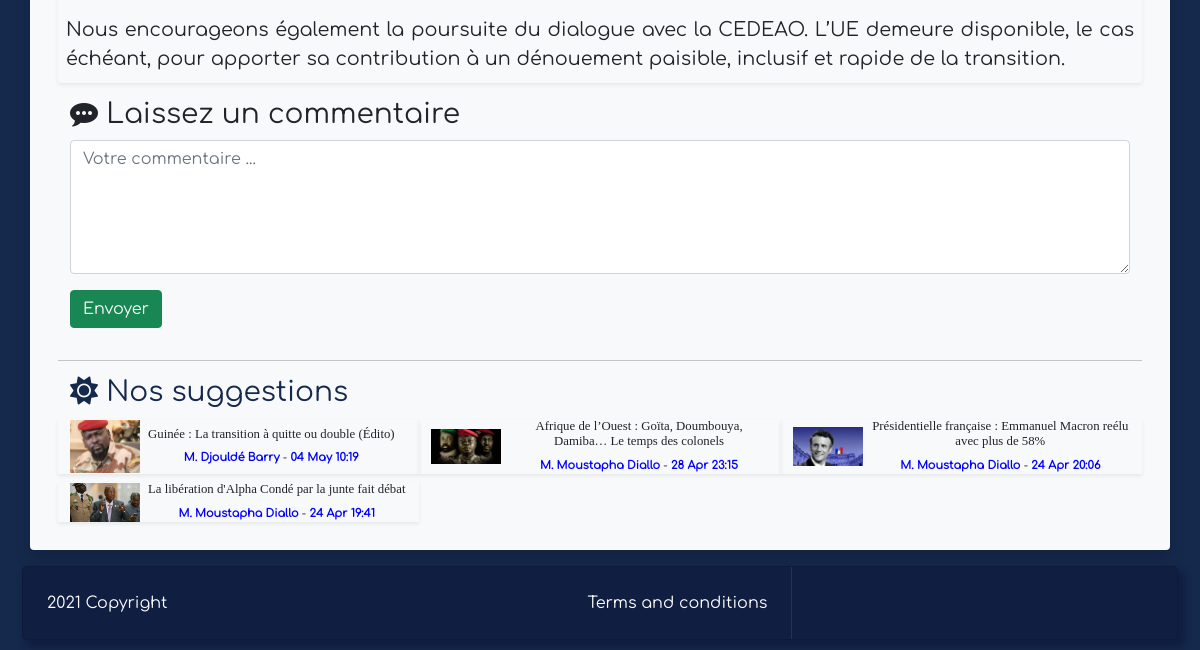
Before: /article.php?id=31 (lower part) with the older database file.
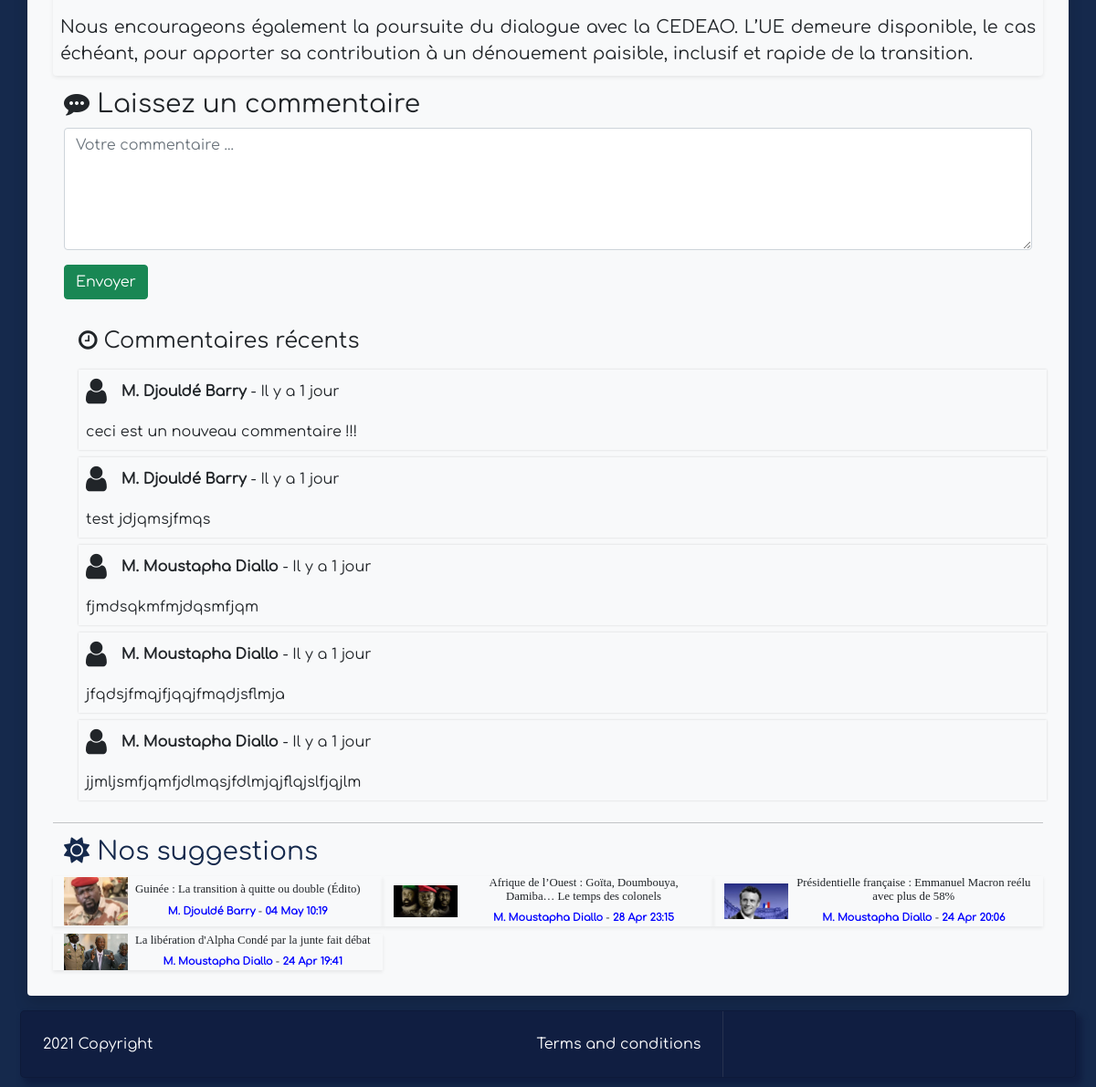
After: the same page with the newer database file.
### tables this page shows
CREATE TABLE `articles` (
  `id` int NOT NULL AUTO_INCREMENT,
  `title` varchar(255) NOT NULL,
  `dateposted` datetime NOT NULL,
  `body` text NOT NULL,
  `imgpath` varchar(100) NOT NULL,
  `cat_id` int NOT NULL,
  `author_id` int NOT NULL,
  PRIMARY KEY (`id`),
  KEY `cat_id` (`cat_id`),
  KEY `fk_author_id_users_id` (`author_id`),
  CONSTRAINT `articles_ibfk_1` FOREIGN KEY (`cat_id`) REFERENCES `categories` (`id`),
  CONSTRAINT `fk_author_id_users_id` FOREIGN KEY (`author_id`) REFERENCES `users` (`id`)
);

CREATE TABLE `users` (
  `id` int NOT NULL AUTO_INCREMENT,
  `name` varchar(100) NOT NULL,
  `username` varchar(20) NOT NULL,
  `password` varchar(20) NOT NULL,
  `email` varchar(100) NOT NULL,
  `role` char(1) NOT NULL DEFAULT '0',
  PRIMARY KEY (`id`),
  UNIQUE KEY `username` (`username`),
  UNIQUE KEY `email` (`email`)
);

CREATE TABLE `comments` (
  `id` int NOT NULL AUTO_INCREMENT,
  `body` text NOT NULL,
  `dateposted` datetime NOT NULL,
  `article_id` int NOT NULL,
  `author_id` int NOT NULL,
  PRIMARY KEY (`id`),
  KEY `fk_comments_article_id_articles_id` (`article_id`),
  KEY `fk_comments_author_id_users_id` (`author_id`),
  CONSTRAINT `fk_comments_article_id_articles_id` FOREIGN KEY (`article_id`) REFERENCES `articles` (`id`) ON DELETE CASCADE,
  CONSTRAINT `fk_comments_author_id_users_id` FOREIGN KEY (`author_id`) REFERENCES `users` (`id`)
);

### config.php (called while the page is built, shortened)
<?php
  $config_imgarticle_folder = "Images/articles";

### functions.php (called while the page is built, shortened)
<?php
function date_duree($from){
  $to = time();
  $from = strtotime($from);
  $diff = ($to - $from);
  if($diff < 3600){
    $duree = sprintf("%d", $diff / 60);
    return "Il y a " . $duree . " minute" . ($duree > 1 ? "s" : "");
  }
  else if($diff < 86400){
    $duree = sprintf("%d", $diff / 3600);
    return "Il y a " . $duree . " heure" . ($duree > 1 ? "s" : "");
  }
  else if($diff < 86400 * 7){
    $duree = sprintf("%d", $diff / 86400);
    return "Il y a " . $duree . " jour" . ($duree > 1 ? "s" : "");
  }
  else if($diff < 86400 * 364.25){
    return date('d M H:i', $from);
  }
  else
    return date('D d M Y H:i', $from);
}

### article.php (the view, shortened to what this page needs)
<?php
    if(!isset($_GET['id'])){
        header("Location:index.php");
    }
    else{
        require "config.php";
        require "functions.php";
        $id = (int)$_GET['id'];
        $db = new mysqli($hname, $uname, $pword, $dbase);
        $resultarticle = $db->query("SELECT articles.*, categories.name AS cat_name, users.name AS author_name FROM articles INNER JOIN categories ON articles.cat_id = categories.id INNER JOIN users ON users.id = articles.author_id WHERE articles.id = " . $id);
        if($resultarticle->num_rows !== 1) {
            header("Location:index.php");
        }
        else{
            $rowarticle = $resultarticle->fetch_array(MYSQLI_ASSOC);
        }
    }
    $fichier_style = "css/article.css";
    require "includes/header.php" ;
?>
<div>
    <div class="article-body shadow-sm rounded p-2 m-3">
        <?= html_entity_decode(nl2br($rowarticle['body'])) ?>
    </div>
</div>
<div class="row m-3" id="comments">
    <h3><i class="fa fa-message"></i> Laissez un commentaire</h3>
    <form action="leavecomment.php" method="post" class="form">
        <div class="form-group">
            <textarea name="body" id="body" cols="30" rows="5" class="form-control" required placeholder="Votre commentaire ... "></textarea>
        </div>
        <div class="form-group">
            <button type="submit" class="btn btn-success">Envoyer</button>
        </div>
    </form>
    <?php
        $resultcomments = $db->query("SELECT body, dateposted, name AS author_name
                                    FROM comments
                                    INNER JOIN users ON users.id = comments.author_id
                                    WHERE article_id = " . $id . "
                                    ORDER BY dateposted DESC
                                    LIMIT 5;");
        if($resultcomments->num_rows !== 0){
            echo '<div class="comments-group">';
            echo "<h4><i class='fa fa-clock'></i> Commentaires récents</h4>";
            while($rowcomment = $resultcomments->fetch_array(MYSQLI_ASSOC)){
                echo
                    '<div class="my-2 comment-item">'
                        .   '<div class="d-flex align-items-center">'
                            .   '<div><i class="fa fa-user fa-2x"></i></div>'
                            .   '<div class="comment-details ms-3"><strong>' . $rowcomment['author_name'] . '</strong> - ' . date_duree($rowcomment['dateposted']) . '</div>'
                        .   '</div>'
                        .   '<div class="comment-body">' . $rowcomment['body'] . '</div>'
                    .   '</div>';
            }
            echo '</div>';
        }
    ?>
</div>
<div class="row  m-3">
	<?php
        $resultarticle = $db->query("SELECT articles.id, title, imgpath, dateposted, users.name AS author_name FROM articles INNER JOIN users ON articles.author_id = users.id WHERE cat_id = " . $rowarticle['cat_id'] . " AND articles.id != " . $id . " ORDER BY dateposted DESC LIMIT 6");
        if($resultarticle->num_rows > 0){
            echo "<hr>";
            echo "<h3 style='color : rgba(21, 41, 76);'><i class='sun fas fa-sun'></i> Nos suggestions</h3>";
            while($rowarticle = $resultarticle->fetch_array(MYSQLI_ASSOC)){
                echo
                '<div class="suggestion d-flex align-items-center col-md-6 col-lg-4 shadow-sm mb-2">'
                    . '<div><img src="' . $config_imgarticle_folder . '/' . $rowarticle['imgpath'] . '" width="70" alt="Image"></div>'
                    . '<div class="ms-2">'
                        . '<h4 class="article-title"><a href="article.php?id=' . $rowarticle['id'] . '">'. $rowarticle['title'] . '</a></h4>'
                        . '<p class="infos-sup"><span class="auteur-article">' . $rowarticle['author_name'] . '</span> - <span class="heure-publication">'. date_duree($rowarticle['dateposted']) . '</span></p>'
                    . '</div>'
                . '</div>';
            }
        }
    ?>
</div>
<?php require "includes/footer.php" ; ?>

### includes/header.php (shortened to what this page needs)
<?php
    require_once "config.php";
?>
<!DOCTYPE html>
<html lang="fr">
<head>
    <link rel="stylesheet" href="css/bootstrap.css" >
    <link rel="stylesheet" href="css/all.css" >
    <link rel="stylesheet" href="css/font-awesome.min.css" >
    <link rel="stylesheet" href="css/slick.css">
    <link rel="stylesheet" href="css/slick-theme.css">
    <link rel="stylesheet" href="css/index.css">
<?php
    if(isset($fichier_style)){
        echo "<link rel='stylesheet' href='$fichier_style'>";
    }
?>
</head>
<body>
    <div class="page container shadow my-2 py-1 bg-light rounded">

### includes/footer.php (shortened to what this page needs)
     </div>
     <footer>
        <div class="container-fluid mt-3">
            <div class="card">
                <div class="row g-0">
                    <div class="col-md-8 border-right">
                        <div class="d-flex justify-content-between p-4"> <span class="text-white">2021 Copyright</span> <span class="text-white">Terms and conditions</span> </div>
                    </div>
                </div>
            </div>
        </div>
    </footer>
</body>
</html>

### css/index.css (style rules this page uses)
body { padding : 10px; font-family: 'Comfortaa'; background-color: #15294c; }
.card:not(.page .card) { background: #101e41; border-radius: 5px; box-shadow: 5px 6px 6px 2px #101e41 }
.article-title, .title { font-family: "Ballo2"; }
.article-title a, .urgent a, .category-name a { color : black; text-decoration: none; font-size: 1.1em; }
.article-title { text-align:center; }
.article-title a { color : inherit; text-decoration: none; font-size: 0.8em; }
.auteur-article, .heure-publication { color : blue; font-weight: bold; }
.infos-sup { text-align: center; font-size: 0.7em; }
.border-right { border-right: 1px solid #9e9e9e29 !important }

### css/article.css (style rules this page uses)
.article-body { text-align : justify; font-size: 1.2em; font-family: 'Comfortaa', cursive; }
.article-title { font-size: 1em; }
.infos-sup { margin : 0; }
.sun { animation-name: myRotation; animation-duration: 5s; animation-iteration-count: infinite; }
.form-control { margin-bottom: 1rem; }
.comments-group { margin-top : 1rem; margin-left: 1rem; }
.comments-group h4 { margin-bottom: 1rem; }
.comment-item { box-shadow: 0 0 0.15rem rgba(0, 0, 0, 15%); padding : 0.5rem }
.comment-body { margin-top: 1rem; }

Changed rows visible on the page:
added comments: author.name "M. Djouldé Barry", dateposted "Il y a 1 jour", body "ceci est un nouveau commentaire !!!"
added comments: author.name "M. Djouldé Barry", dateposted "Il y a 1 jour", body "test jdjqmsjfmqs"
added comments: author.name "M. Moustapha Diallo", dateposted "Il y a 1 jour", body "fjmdsqkmfmjdqsmfjqm"
added comments: author.name "M. Moustapha Diallo", dateposted "Il y a 1 jour", body "jfqdsjfmqjfjqqjfmqdjsflmja"
added comments: author.name "M. Moustapha Diallo", dateposted "Il y a 1 jour", body "jjmljsmfjqmfjdlmqsjfdlmjqjflqjslfjqjlm"
Other visible differences:
text now shown: "Commentaires récents"
